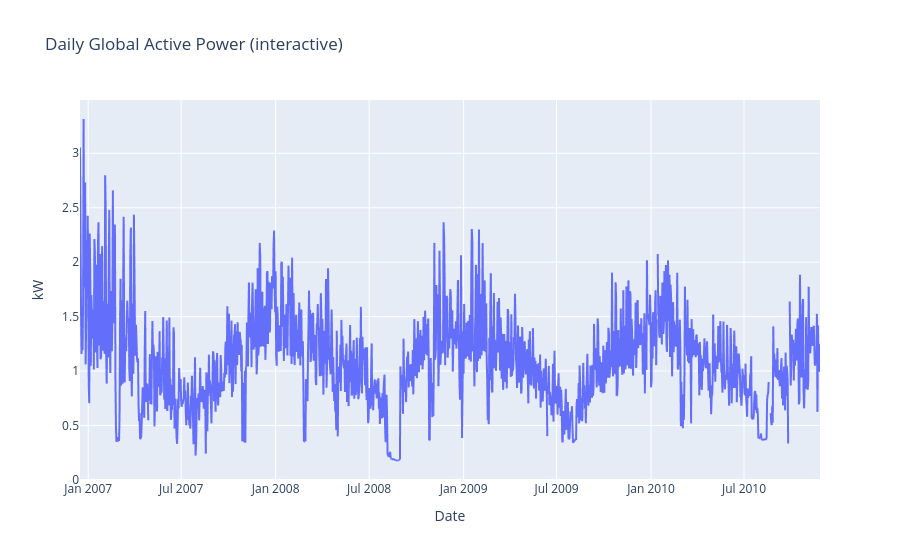

Write notebook code for a chart like this one.
### Markdown cell above
## 10. Interactive View

A zoomable Plotly line chart — useful for visually spotting anomaly dates before Phase 3.

### Code cell
fig = px.line(
    daily.reset_index(), x="datetime", y="global_active_power",
    title="Daily Global Active Power (interactive)"
)
fig.update_layout(xaxis_title="Date", yaxis_title="kW")
fig.show()

### Figure 1 — Plotly figure (JSON) as saved in the notebook; plotly's stock layout.template omitted (floating-point values rounded to 4 significant figures; data arrays with more than 128 entries replaced by an {"elided": "..."} marker saying what was removed)
{"data": [{"hovertemplate": "datetime=%{x}<br>global_active_power=%{y}<extra></extra>", "legendgroup": "", "line": {"color": "#636efa", "dash": "solid"}, "marker": {"symbol": "circle"}, "mode": "lines", "name": "", "showlegend": false, "type": "scattergl", "x": {"elided": "1442 str values"}, "xaxis": "x", "y": {"elided": "1442 float values"}, "yaxis": "y"}], "layout": {"legend": {"tracegroupgap": 0}, "title": {"text": "Daily Global Active Power (interactive)"}, "xaxis": {"anchor": "y", "domain": [0, 1], "title": {"text": "Date"}}, "yaxis": {"anchor": "x", "domain": [0, 1], "title": {"text": "kW"}}}}
